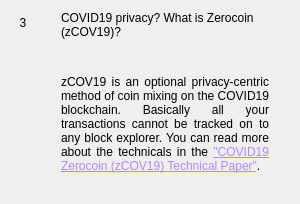
                  <widget class="QWidget" name="widgetFaq3" native="true">
                   <layout class="QHBoxLayout" name="horizontalpage_3" stretch="0,1">
                    <item alignment="Qt::AlignTop">
                     <widget class="QLabel" name="labelNumber3">
                      <property name="minimumSize">
                       <size>
                        <width>24</width>
                        <height>24</height>
                       </size>
                      </property>
                      <property name="maximumSize">
                       <size>
                        <width>16777215</width>
                        <height>24</height>
                       </size>
                      </property>
                      <property name="text">
                       <string>3</string>
                      </property>
                      <property name="alignment">
                       <set>Qt::AlignCenter</set>
                      </property>
                     </widget>
                    </item>
                    <item>
                     <layout class="QVBoxLayout" name="verticalLayoutpage_3">
                      <property name="leftMargin">
                       <number>20</number>
                      </property>
                      <property name="rightMargin">
                       <number>20</number>
                      </property>
                      <item>
                       <widget class="QLabel" name="labelSubtitle3">
                        <property name="text">
                         <string>COVID19 privacy? What is Zerocoin (zCOV19)?</string>
                        </property>
                        <property name="wordWrap">
                         <bool>true</bool>
                        </property>
                       </widget>
                      </item>
                      <item>
                       <spacer name="verticalSpacer_30">
                        <property name="orientation">
                         <enum>Qt::Vertical</enum>
                        </property>
                        <property name="sizeType">
                         <enum>QSizePolicy::Fixed</enum>
                        </property>
                        <property name="sizeHint" stdset="0">
                         <size>
                          <width>20</width>
                          <height>30</height>
                         </size>
                        </property>
                       </spacer>
                      </item>
                      <item>
                       <widget class="QLabel" name="labelContent3">
                        <property name="text">
                         <string>
                           &lt;html&gt;&lt;head/&gt;&lt;body&gt;&lt;p align=&quot;justify&quot;&gt;
                           zCOV19 is an optional privacy-centric method of coin mixing on the
                           COVID19 blockchain. Basically all your transactions cannot be tracked
                           on to any block explorer. You can read more about the technicals in the
                           &lt;a style='color: #b088ff' href='https://COVID19.org/zcov19/'&gt;
                           &quot;COVID19 Zerocoin (zCOV19) Technical Paper&quot;&lt;/a&gt;.
                           &lt;/p&gt;&lt;/body&gt;&lt;/html&gt;
                         </string>
                        </property>
                        <property name="alignment">
                         <set>Qt::AlignLeading|Qt::AlignLeft|Qt::AlignTop</set>
                        </property>
                        <property name="wordWrap">
                         <bool>true</bool>
                        </property>
                       </widget>
                      </item>
                      <item>
                       <spacer name="verticalSpacer_31">
                        <property name="orientation">
                         <enum>Qt::Vertical</enum>
                        </property>
                        <property name="sizeHint" stdset="0">
                         <size>
                          <width>20</width>
                          <height>20</height>
                         </size>
                        </property>
                       </spacer>
                      </item>
                     </layout>
                    </item>
                   </layout>
                  </widget>
